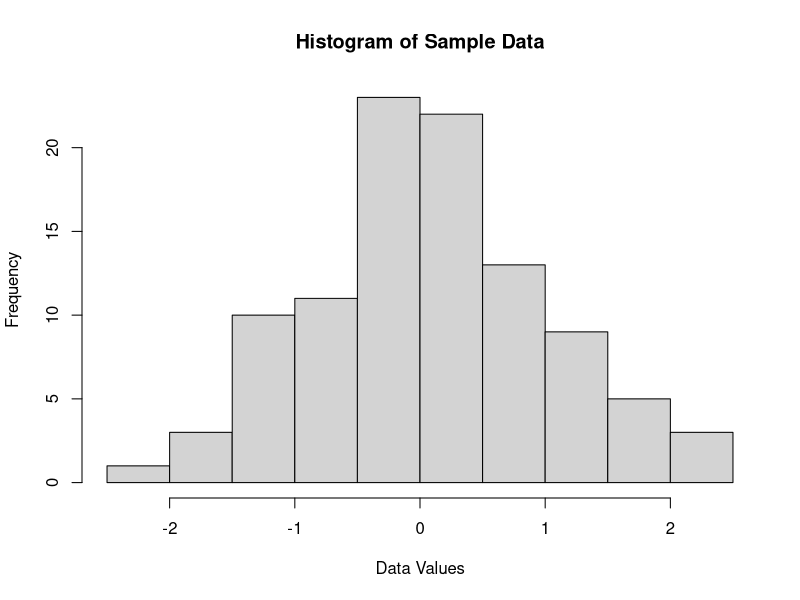

R code for this plot:
## ---- chunk 1
# Set global chunk options
knitr::opts_chunk$set(echo = TRUE)
## ---- chunk 2
# Generate some sample data and plot it
set.seed(123)
data <- rnorm(100)
hist(data, main = "Histogram of Sample Data", xlab = "Data Values")
